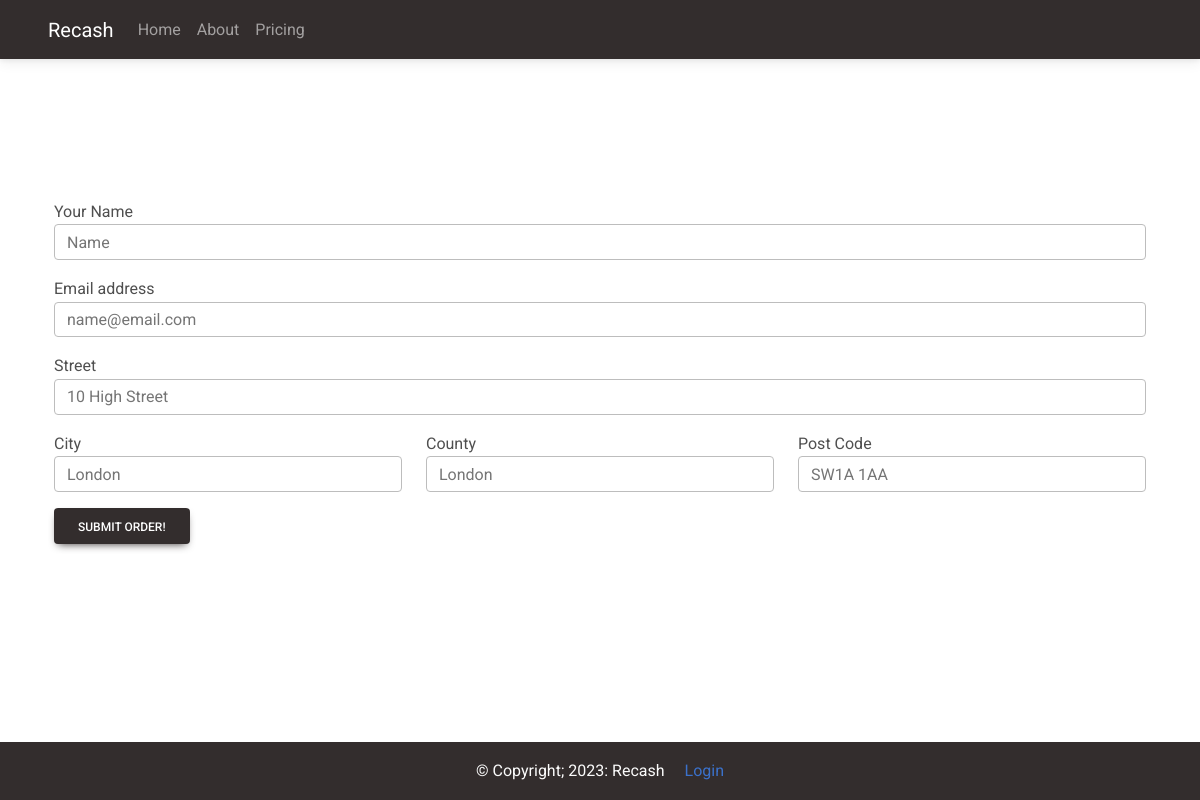
/order/, run on an earlier commit of the app's database.
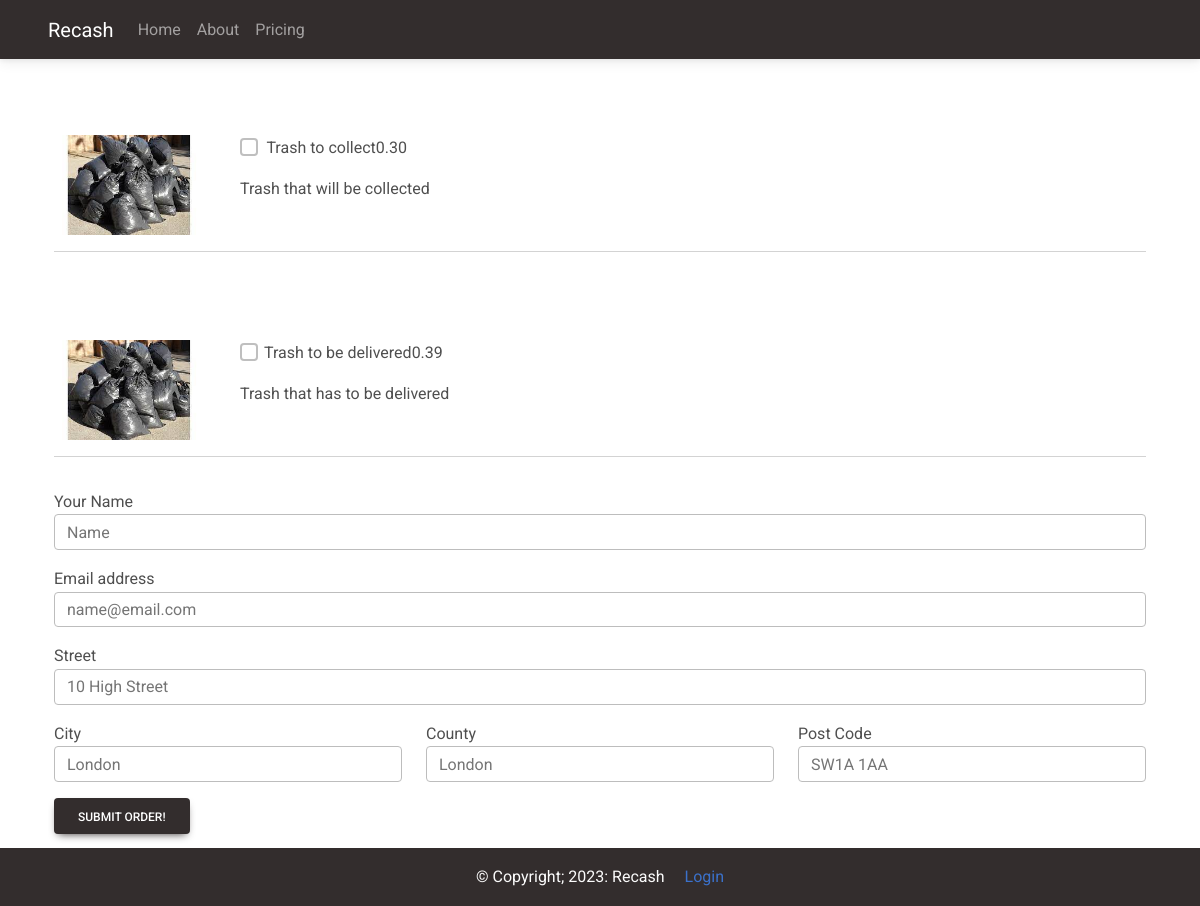
And on a later commit of the database.
### client/models.py (models this page shows, shortened)
class MenuItem(models.Model):
    name = models.CharField(max_length=100)
    description = models.TextField()
    image = models.ImageField(upload_to='menu_images/')
    price = models.DecimalField(max_digits=5, decimal_places=2)
    category = models.ManyToManyField('Category', related_name='item')

### client/views.py (the view, shortened to what this page needs)
# urls.py: path('order/', Order.as_view(), name = 'order'),
class Order(View):
    def get(self, request, *args, **kwargs):
        collections = MenuItem.objects.filter(
            category__name__contains='Collections')
        deliveries = MenuItem.objects.filter(
            category__name__contains='Deliveries')
        context = {
            'collections': collections,
            'deliveries': deliveries,
        }
        return render(request, 'client/order.html', context)

### client/templates/client/order.html (shortened to what this page needs)
{% extends 'client/base.html' %}
{% block content %}
<div class="container md-5">
    <div class="row justify-content-center mt-1">
        <div class="col-md-12 col-sm-12 p-4">
            <form method="POST">
                <div class=" pt-5">
                    {% for app in collections %}
                    <div class="row">
                        <div class="col-md-2 col-sm-12">
                            <img class="rounded" src="{{ app.image.url}}" width="150" height="100">
                        </div>
                        <div class="col-md-8 col-sm-12">
                            <div class="d-flex flex-row">
                                <div class="form-group form-check">
                                    <input type="checkbox" name="items[]" class="form-check-input" value="{{ app.pk }}">
                                    <label class="form-check-label">{{ app.name }}</label>
                                </div>
                                <p class="font-weight-bold pl-5">{{ app.price }}</p>
                            </div>
                            <p>{{ app.description }}</p>
                        </div>
                    </div>
                    <hr />
                    {% endfor %}
                </div>
                <div class="pt-5">
                    {% for deliver in deliveries %}
                    <div class="row mt-4">
                        <div class="col-md-2 col-sm-12">
                            <img class="rounded" src="{{ deliver.image.url }}" width="150" height="100">
                        </div>
                        <div class="col-md-8 col-sm-12">
                            <div class="d-flex flex-row">
                                <div class="form-group form-check">
                                    <input type="checkbox" name="items[]" class="form-check-input"
                                        value="{{ deliver.pk }}">
                                    <label class="form-chek-label">{{ deliver.name }}</label>
                                </div>
                                <p class="font-weight-bold pl-5">{{ deliver.price }}</p>
                            </div>
                            <p>{{ deliver.description }}</p>
                        </div>
                    </div>
                    <hr />
                    {% endfor %}
                </div>
                <div class="form-group pt-3">
                    <label for="name">Your Name</label>
                    <input required class="form-control" type="text" placeholder="Name" name="name">
                </div>
                <div class="form-group pt-3">
                    <label for="name">Email address</label>
                    <input required class="form-control" type="text" placeholder="name@email.com" name="email">
                </div>
                <div class="form-group pt-3">
                    <label for="name">Street</label>
                    <input required class="form-control" type="text" placeholder="10 High Street" name="street">
                </div>
                <div class="row">
                    <div class="col-md-4 col-sm-12">
                        <div class="form-group pt-3">
                            <label for="name">City</label>
                            <input required class="form-control" type="text" placeholder="London" name="city">
                        </div>
                    </div>
                    <div class="col-md-4 col-sm-12">
                        <div class="form-group pt-3">
                            <label for="name">County</label>
                            <input required class="form-control" type="text" placeholder="London" name="state">
                        </div>
                    </div>
                    <div class="col-md-4 col-sm-12">
                        <div class="form-group pt-3">
                            <label for="name">Post Code</label>
                            <input required class="form-control" type="text" placeholder="SW1A 1AA" name="zip">
                        </div>
                    </div>
                </div>
                <button type="button" class="btn btn-dark mt-3 mb-5" data-mdb-toggle="modal" data-mdb-target="#submitModal">
                    Submit Order!
                </button>
            </form>
        </div>
    </div>
</div>
{% endblock content %}

### client/templates/client/base.html (shortened to what this page needs)
<!DOCTYPE html>
<html lang="en">
<head>
    <link href="https://cdnjs.cloudflare.com/ajax/libs/font-awesome/6.0.0/css/all.min.css" rel="stylesheet" />
    <link href="https://cdnjs.cloudflare.com/ajax/libs/mdb-ui-kit/6.2.0/mdb.min.css" rel="stylesheet" />
</head>
<body>
    {% include 'client/navigation.html' %}
    {% block content %}
    {% endblock content %}
    {% include 'client/footer.html' %}
</body>
</html>

### client/templates/client/navigation.html (shortened to what this page needs)
<nav class=" ps-5 navbar navbar-expand-lg navbar-dark bg-dark">
    <a class="navbar-brand" href="{% url 'index'%}"">Recash</a>
        <div class="collapse navbar-collapse" id="navbarNav">
            <ul class="navbar-nav">
                <li class="nav-item">
                    <a class="nav-link" href="{% url 'index'%}">Home</a>
                </li>
                <li class="nav-item">
                    <a class="nav-link" href="{% url 'about'%}">About</a>
                </li>
                <li class="nav-item">
                    <a class="nav-link" href="{% url 'order' %}">Pricing</a>
                </li>
            </ul>
        </div>
</nav>

### client/templates/client/footer.html
<footer class='page-footer font-small fixed-bottom bg-dark text-light'>
    <div class='footer-copyright text-center py-3'>&copy Copyright; 2023: Recash
        <a class='ms-3' href="">Login</a></div>
</footer>

What changed in the data, as far as the page shows it:
added MenuItem: image (picture), name "Trash to collect", price "0.30", description "Trash that will be collected"
added MenuItem: image (picture), name "Trash to be delivered", price "0.39", description "Trash that has to be delivered"
